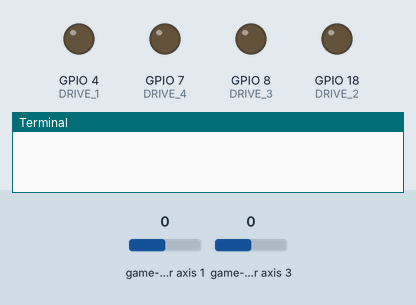
Bench run of a program on a simulated Raspberry Pi (BCM pin numbers). Parts: output pins drawn as LEDs (lit = HIGH), the last lines printed to the terminal. The test bench sets the inputs (shaded band); at power-on: game-controller axis 1 0, game-controller axis 3 0.

Above: at 1.2 s.
1.3 s: game-controller axis 1 set to -1
At 2.2 s:
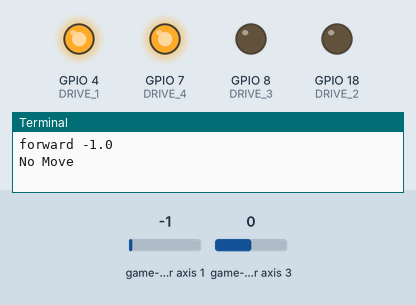
2.8 s: game-controller axis 3 set to -1
At 3.4 s:
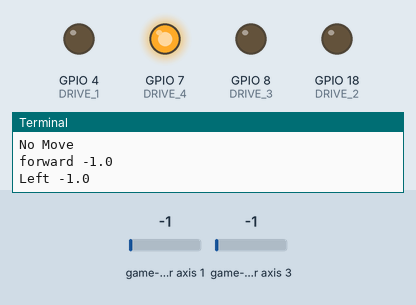
4.3 s: game-controller axis 3 set to 0.5
At 4.6 s:
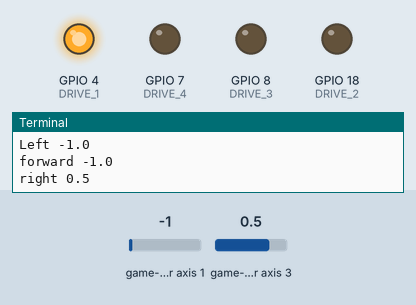
5.8 s: game-controller axis 3 set to -0.5
At 7.0 s:
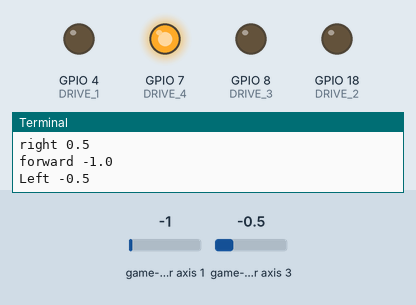
7.3 s: game-controller axis 3 set to 0
At 8.3 s:
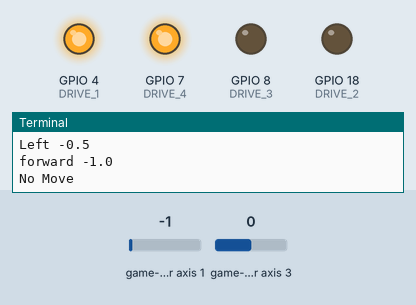
Timing chart, 0 to 9.8 s (numbered marks = the images above; inputs shaded):
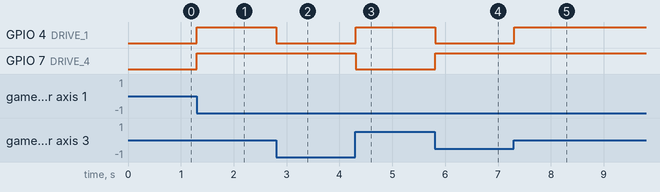

The program:

ps4_remote_input.py
```python
#!/usr/bin/env python
# coding: Latin-1

# Load library functions we want
import os, sys
import time
import pygame
import RPi.GPIO as GPIO
GPIO.setmode(GPIO.BCM)
GPIO.setwarnings(False)

# Set which GPIO pins the drive outputs are connected to
DRIVE_1 = 4
DRIVE_2 = 18
DRIVE_3 = 8
DRIVE_4 = 7

# Set all of the drive pins as output pins
GPIO.setup(DRIVE_1, GPIO.OUT)
GPIO.setup(DRIVE_2, GPIO.OUT)
GPIO.setup(DRIVE_3, GPIO.OUT)
GPIO.setup(DRIVE_4, GPIO.OUT)

# Function to set all drives off
def MotorOff():
    GPIO.output(DRIVE_1, GPIO.LOW)
    GPIO.output(DRIVE_2, GPIO.LOW)
    GPIO.output(DRIVE_3, GPIO.LOW)
    GPIO.output(DRIVE_4, GPIO.LOW)

# Settings for JoyBorg
leftDrive = DRIVE_1                     # Drive number for left motor
rightDrive = DRIVE_4                    # Drive number for right motor
axisUpDown = 1                          # Joystick axis to read for up / down position
axisUpDownInverted = False              # Set this to True if up and down appear to be swapped
axisLeftRight = 3                       # Joystick axis to read for left / right position
axisLeftRightInverted = False           # Set this to True if left and right appear to be swapped
interval = 0.1                          # Time between keyboard updates in seconds, smaller responds faster but uses more processor time


#os.environ['SDL_VIDEODRIVER'] = 'dummy'

# Setup pygame and key states
global hadEvent
global moveUp
global moveDown
global moveLeft
global moveRight
global moveQuit
hadEvent = True
moveUp = False
moveDown = False
moveLeft = False
moveRight = False
moveQuit = False
pygame.init()
pygame.joystick.init()
joystick = pygame.joystick.Joystick(0)
joystick.init()
#screen = pygame.display.set_mode([300,300])
#pygame.display.set_caption("JoyBorg - Press [ESC] to quit")
#pygame.display.init()
# Function to handle pygame events
def PygameHandler(events):
    # Variables accessible outside this function
    global hadEvent
    global moveUp
    global moveDown
    global moveLeft
    global moveRight
    global moveQuit
    # Handle each event individually
    for event in events:
        if event.type == pygame.QUIT:
            # User exit
            hadEvent = True
            moveQuit = True
        elif event.type == pygame.KEYDOWN:
            # A key has been pressed, see if it is one we want
            hadEvent = True
            if event.key == pygame.K_ESCAPE:
                moveQuit = True
        elif event.type == pygame.KEYUP:
            # A key has been released, see if it is one we want
            hadEvent = True
            if event.key == pygame.K_ESCAPE:
                moveQuit = False
        elif event.type == pygame.JOYAXISMOTION:
            # A joystick has been moved, read axis positions (-1 to +1)
            hadEvent = True
            upDown = joystick.get_axis(axisUpDown)
            leftRight = joystick.get_axis(axisLeftRight)
            # Invert any axes which are incorrect
            if axisUpDownInverted:
                upDown = -upDown
            if axisLeftRightInverted:
                leftRight = -leftRight
            # Determine Up / Down values
            if upDown < -0.1:
                moveUp = True
                moveDown = False
                print('forward',upDown)
            elif upDown > 0.1:
                moveUp = False
                moveDown = True
                print('backward',upDown)
            else:
                moveUp = False
                moveDown = False
            # Determine Left / Right values
            if leftRight < -0.1:
                moveLeft = True
                moveRight = False
                print('Left',leftRight)
            elif leftRight > 0.1:
                moveLeft = False
                moveRight = True
                print('right',leftRight)
            else:
                moveLeft = False
                moveRight = False
                print('No Move')

try:
#    print('Press [ESC] to quit')
    # Loop indefinitely
    while True:
        # Get the currently pressed keys on the keyboard
        PygameHandler(pygame.event.get())
        if hadEvent:
            # Keys have changed, generate the command list based on keys
            hadEvent = False
            if moveQuit:
                break
            elif moveLeft:
                leftState = GPIO.LOW
                rightState = GPIO.HIGH
            elif moveRight:
                leftState = GPIO.HIGH
                rightState = GPIO.LOW
            elif moveUp:
                leftState = GPIO.HIGH
                rightState = GPIO.HIGH
            else:
                leftState = GPIO.LOW
                rightState = GPIO.LOW
            GPIO.output(leftDrive, leftState)
            GPIO.output(rightDrive, rightState)
        # Wait for the interval period
        time.sleep(interval)
    # Disable all drives
    MotorOff()
except KeyboardInterrupt:
    # CTRL+C exit, disable all drives
    GPIO.cleanup()
    MotorOff()
```

Measured:
- after the input at 1.3 s, GPIO 4 (DRIVE_1), GPIO 7 (DRIVE_4): LOW → HIGH at once
- after the input at 2.8 s, GPIO 4 (DRIVE_1): HIGH → LOW at once
- after the input at 4.3 s, GPIO 4 (DRIVE_1): LOW → HIGH at once; GPIO 7 (DRIVE_4): HIGH → LOW at once
- after the input at 5.8 s, GPIO 4 (DRIVE_1): HIGH → LOW at once; GPIO 7 (DRIVE_4): LOW → HIGH at once
- after the input at 7.3 s, GPIO 4 (DRIVE_1): LOW → HIGH at once
